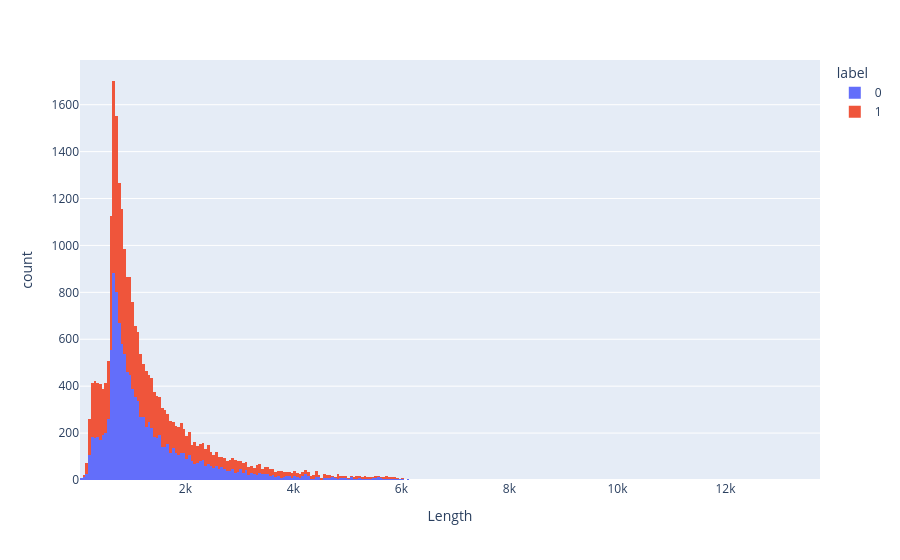

The cell this chart's notebook holds for it:
### Code cell
# Length's distribution per label

fig = px.histogram(train, x = 'Length', color = 'label')
fig.show()

### Figure 1 — Plotly figure (JSON) as saved in the notebook; plotly's stock layout.template omitted (floating-point values rounded to 4 significant figures; data arrays with more than 128 entries replaced by an {"elided": "..."} marker saying what was removed)
{"data": [{"bingroup": "x", "hovertemplate": "label=0<br>Length=%{x}<br>count=%{y}<extra></extra>", "legendgroup": "0", "marker": {"color": "#636efa", "pattern": {"shape": ""}}, "name": "0", "orientation": "v", "showlegend": true, "type": "histogram", "x": {"elided": "12500 int values"}, "xaxis": "x", "yaxis": "y"}, {"bingroup": "x", "hovertemplate": "label=1<br>Length=%{x}<br>count=%{y}<extra></extra>", "legendgroup": "1", "marker": {"color": "#EF553B", "pattern": {"shape": ""}}, "name": "1", "orientation": "v", "showlegend": true, "type": "histogram", "x": {"elided": "12500 int values"}, "xaxis": "x", "yaxis": "y"}], "layout": {"barmode": "relative", "legend": {"title": {"text": "label"}, "tracegroupgap": 0}, "margin": {"t": 60}, "xaxis": {"anchor": "y", "domain": [0, 1], "title": {"text": "Length"}}, "yaxis": {"anchor": "x", "domain": [0, 1], "title": {"text": "count"}}}}
